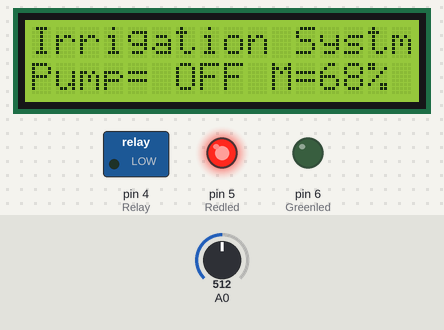
A sketch run on a simulated Arduino Uno, built with avr-gcc and run on an emulated ATmega328P. On the bench: 16×2 character LCD, switched loads named in the sketch (green lamp = pin HIGH), output pins drawn as LEDs (lit = HIGH). The inputs (shaded band) are chosen by the test bench; at power-on: A0 = 512. What the sketch prints to the serial monitor is not drawn.

Above: at 3.2 s.
3.3 s: A0 set to 763
At 4.6 s:
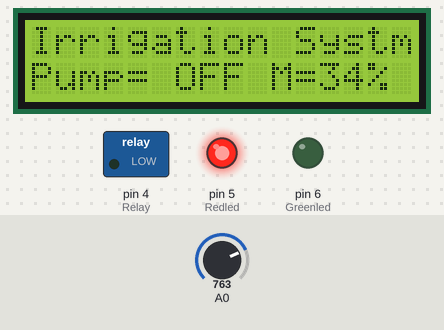
4.9 s: A0 set to 793
At 5.5 s:
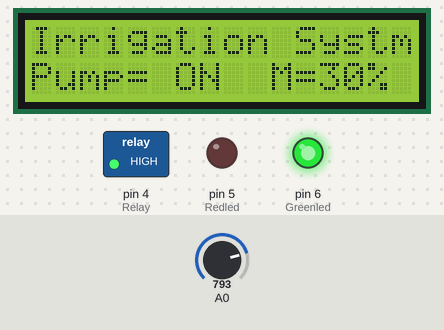
6.6 s: A0 set to 770
At 6.83 s:
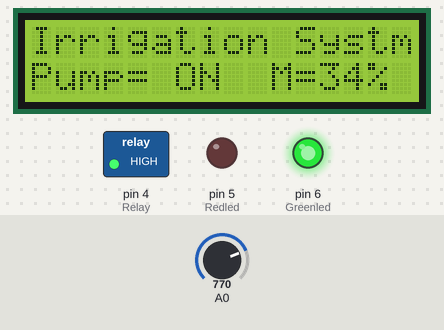
Timing chart, 0 to 9.6 s (numbered marks = the images above; inputs shaded):
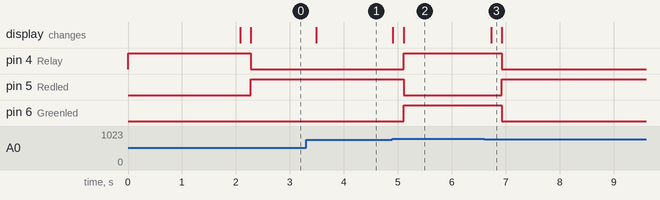

Measured:
- the behaviour switches between 779 and 780 on A0 (found by bisection; images 1 and 2)
- after the input at 3.3 s, the display: changes after 0.19 s (image 1)
- after the input at 4.9 s, pin 4 (Relay), pin 6 (Greenled): LOW → HIGH after 0.21 s; pin 5 (Redled): HIGH → LOW after 0.21 s; the display: first changes at once (image 2 shows a later state)
- after the input at 6.6 s, pin 4 (Relay), pin 6 (Greenled): HIGH → LOW after 0.33 s; pin 5 (Redled): LOW → HIGH after 0.33 s; the display: changes after 0.13 s (image 3)

The sketch:

Irrigation_System_Using_Arduino.ino
```cpp
//Prateek
//www,prateeks.in

#include <Wire.h>
#include<LiquidCrystal.h>
LiquidCrystal lcd(12, 11, 10, 9, 8, 7);
int m;
int percentage;
int Greenled = 6;
int Redled = 5;
int Relay = 4;
int map_low = 1023;
int map_high = 280;
void setup() {
  pinMode(A0, INPUT_PULLUP);
  pinMode(Greenled, OUTPUT);
  pinMode(Redled, OUTPUT);
  pinMode(Relay, OUTPUT);
  digitalWrite (Relay, HIGH);
  Serial.begin(9600);
  lcd.begin(16, 2);
  lcd.clear();
  lcd.setCursor(0, 0);
  lcd.print("Welcome To");
  lcd.setCursor(0, 1);
  lcd.print("JustDoElectronic");
  delay(2000);
  lcd.clear();
  lcd.setCursor(0, 0);
  lcd.print("Irrigation Systm");
  lcd.setCursor(0, 1);
  lcd.print("Pump=");
  lcd.setCursor(10, 1);
  lcd.print("M= ");

}

void loop() {
  int m = analogRead(A0);
  Serial.println(m);
  percentage = map(m, map_low, map_high, 0, 100);
  lcd.setCursor(10, 1);
  lcd.print("M= ");
  if (percentage > 100)
  {
    percentage = 100;
  }
  lcd.setCursor(12, 1);
  lcd.print(percentage);
  lcd.print ("%");
  lcd.print ("  ");
  delay(200);
  if (m >= 780)
  {
    digitalWrite(Greenled, HIGH);
    lcd.setCursor(6, 1); // column, row
    lcd.print("ON ");
    digitalWrite (Relay, HIGH);
    digitalWrite (Redled, LOW);

  }

  else if (m <= 770)

  {
    digitalWrite(Greenled, LOW);
    lcd.setCursor(6, 1);
    lcd.print("OFF");
    digitalWrite (Relay, LOW);
    digitalWrite (Redled, HIGH);
  }
}
```
